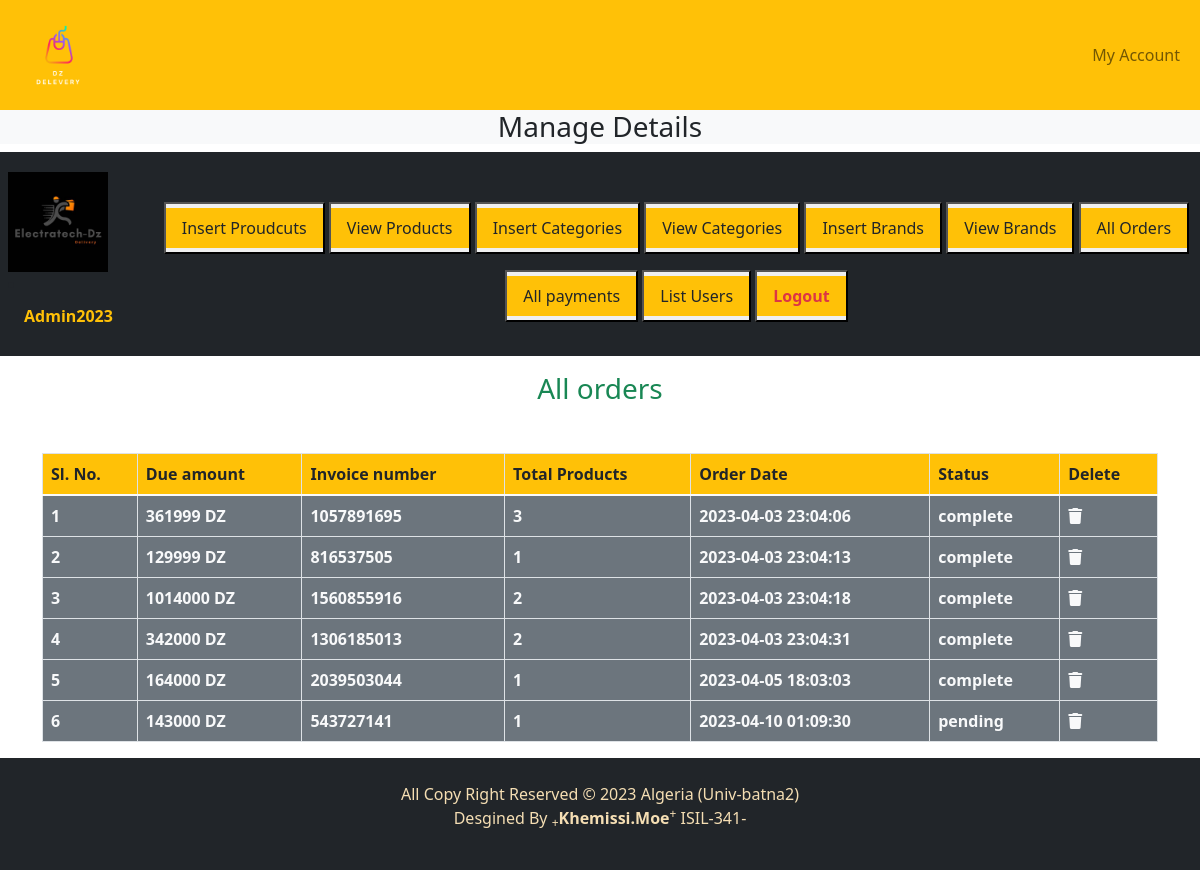
The app's page /admin_area/index.php?list_orders (signed in) with its own data.
### tables this page shows
CREATE TABLE `user_orders` (
  `order_id` int(11) NOT NULL,
  `user_id` int(11) NOT NULL,
  `amount_due` int(255) NOT NULL,
  `invoice_number` int(255) NOT NULL,
  `total_products` int(255) NOT NULL,
  `order_date` timestamp NOT NULL DEFAULT current_timestamp() ON UPDATE current_timestamp(),
  `order_status` varchar(255) NOT NULL
);

### admin_area/list_orders.php (the view, shortened to what this page needs)
<h3 class="text-center text-success">All orders</h3>
<?php
$get_orders="SELECT * FROM `user_orders`";
$result=mysqli_query($con,$get_orders);
$row_count=mysqli_num_rows($result);
if($row_count==0){
    echo "<h2 class='bg-danger text-center mt-5'>No orders for now</h2>";
}else{
    echo "<table class='table table-bordered mt-5'>
            <thead class='bg-warning'>
                <tr>
                    <th>Sl. No.</th>
                    <th>Due amount</th>
                    <th>Invoice number</th>
                    <th>Total Products</th>
                    <th>Order Date</th>
                    <th>Status</th>
                    <th>Delete</th>
                </tr>
            </thead>
            <tbody class='bg-secondary text-light'>";
    $number=0;
    while($row_data=mysqli_fetch_assoc($result)){
        $amount_due=$row_data['amount_due'];
        $invoice_number=$row_data['invoice_number'];
        $total_products=$row_data['total_products'];
        $order_date=$row_data['order_date'];
        $order_status=$row_data['order_status'];
        $number++;
        echo "<tr>
                <td><b>$number</b></td>
                <td><b>$amount_due DZ</b></td>
                <td><b>$invoice_number</b></td>
                <td><b>$total_products</b></td>
                <td><b>$order_date</b></td>
                <td><b>$order_status</b></td>
                <td><a href=''class='text-light'><i class='fa-solid fa-trash'></i></a></td>
            </tr>";
    }
    echo "</tbody>
        </table>";
}
?>

### style.css (style rules this page uses)
* { margin: 0; padding: 0; box-sizing: border-box; }

### admin_area/index.php (style rules this page uses)
body { overflow-x: hidden; }

### records on screen
user_orders: amount_due "361999", invoice_number "1057891695", total_products "3", order_date "2023-04-03 23:04:06", order_status "complete"
user_orders: amount_due "129999", invoice_number "816537505", total_products "1", order_date "2023-04-03 23:04:13", order_status "complete"
user_orders: amount_due "1014000", invoice_number "1560855916", total_products "2", order_date "2023-04-03 23:04:18", order_status "complete"
user_orders: amount_due "342000", invoice_number "1306185013", total_products "2", order_date "2023-04-03 23:04:31", order_status "complete"
user_orders: amount_due "164000", invoice_number "2039503044", total_products "1", order_date "2023-04-05 18:03:03", order_status "complete"
user_orders: amount_due "143000", invoice_number "543727141", total_products "1", order_date "2023-04-10 01:09:30", order_status "pending"

### other values on screen
$_SESSION['username'] "Admin2023"
